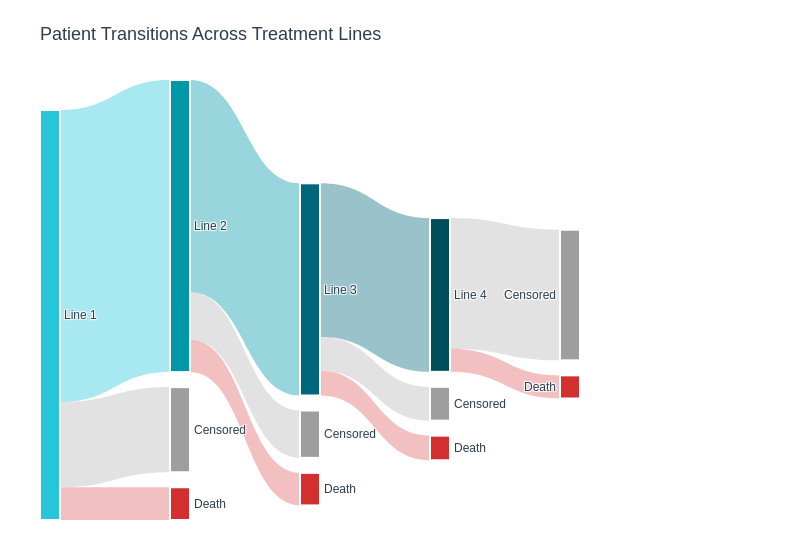

This figure's notebook cell:
### Code cell
# Define meaningful labels
label_mapping = {
    'line1': 'Line 1',
    'line2': 'Line 2',
    'line3': 'Line 3',
    'line4': 'Line 4',
    'death1': 'Death',
    'death2': 'Death',
    'death3': 'Death',
    'death4': 'Death',
    'censored1': 'Censored',
    'censored2': 'Censored',
    'censored3': 'Censored',
    'censored4': 'Censored',
}

# Apply new labels
readable_labels = [label_mapping.get(lbl, lbl) for lbl in label]

# Medical/clinical color scheme with higher contrast between lines
node_colors = []
for lbl in label:
    if 'line1' in lbl:
        node_colors.append('#26C6DA')  # Light cyan
    elif 'line2' in lbl:
        node_colors.append('#0097A7')  # Medium cyan
    elif 'line3' in lbl:
        node_colors.append('#00677A')  # Dark cyan
    elif 'line4' in lbl:
        node_colors.append('#004D5C')  # Very dark cyan
    elif 'death' in lbl:
        node_colors.append('#D32F2F')  # Clinical red
    elif 'censored' in lbl:
        node_colors.append('#9E9E9E')  # Neutral gray
    else:
        node_colors.append('#BDBDBD')  # Default gray

# Color links based on their destination (target)
# This makes it easy to see which flows lead to death vs censoring vs continuation
link_colors = []
for s, t in zip(source, target):
    target_label = label[t]
    if 'death' in target_label:
        link_colors.append('rgba(211, 47, 47, 0.3)')  # Red for flows to death
    elif 'censored' in target_label:
        link_colors.append('rgba(158, 158, 158, 0.3)')  # Gray for flows to censored
    else:
        # Flows between treatment lines - use source color with transparency
        source_color = node_colors[s]
        if source_color == '#26C6DA':
            link_colors.append('rgba(38, 198, 218, 0.4)')
        elif source_color == '#0097A7':
            link_colors.append('rgba(0, 151, 167, 0.4)')
        elif source_color == '#00677A':
            link_colors.append('rgba(0, 103, 122, 0.4)')
        elif source_color == '#004D5C':
            link_colors.append('rgba(0, 77, 92, 0.4)')
        else:
            link_colors.append('rgba(38, 198, 218, 0.4)')  # Default cyan

# Create the improved Sankey diagram
fig = go.Figure(data=[go.Sankey(
    node = dict(
        label = readable_labels,
        pad = 15,
        thickness = 20,
        align = 'left',
        color = node_colors,
        line = dict(color = "white", width = 2)  # White borders for clarity
    ),
    link = dict(
        source = source, 
        target = target,
        value = value,
        color = link_colors
    )
)])

fig.update_layout(
    title = {
        'text': "Patient Transitions Across Treatment Lines",
        'font': {'size': 18, 'color': '#2C3E50', 'family': 'Arial, sans-serif'}
    },
    font = dict(size = 12, color = '#2C3E50', family = 'Arial, sans-serif'),
    width = 800,
    margin = dict(t=80, b=40, l=40, r=220),  # Extra right margin for labels
    plot_bgcolor = 'white',
    paper_bgcolor = 'white'
)

fig.show()

### Figure 1 — Plotly figure (JSON) as saved in the notebook; plotly's stock layout.template omitted (floating-point values rounded to 4 significant figures)
{"data": [{"link": {"color": ["rgba(38, 198, 218, 0.4)", "rgba(0, 151, 167, 0.4)", "rgba(0, 103, 122, 0.4)", "rgba(211, 47, 47, 0.3)", "rgba(211, 47, 47, 0.3)", "rgba(211, 47, 47, 0.3)", "rgba(211, 47, 47, 0.3)", "rgba(158, 158, 158, 0.3)", "rgba(158, 158, 158, 0.3)", "rgba(158, 158, 158, 0.3)", "rgba(158, 158, 158, 0.3)"], "source": [0, 1, 2, 0, 1, 2, 3, 0, 1, 2, 3], "target": [1, 2, 3, 4, 5, 6, 7, 8, 9, 10, 11], "value": [1400, 1017, 737, 157, 156, 118, 111, 408, 227, 162, 626]}, "node": {"align": "left", "color": ["#26C6DA", "#0097A7", "#00677A", "#004D5C", "#D32F2F", "#D32F2F", "#D32F2F", "#D32F2F", "#9E9E9E", "#9E9E9E", "#9E9E9E", "#9E9E9E"], "label": ["Line 1", "Line 2", "Line 3", "Line 4", "Death", "Death", "Death", "Death", "Censored", "Censored", "Censored", "Censored"], "line": {"color": "white", "width": 2}, "pad": 15, "thickness": 20}, "type": "sankey"}], "layout": {"font": {"color": "#2C3E50", "family": "Arial, sans-serif", "size": 12}, "margin": {"b": 40, "l": 40, "r": 220, "t": 80}, "paper_bgcolor": "white", "plot_bgcolor": "white", "title": {"font": {"color": "#2C3E50", "family": "Arial, sans-serif", "size": 18}, "text": "Patient Transitions Across Treatment Lines"}, "width": 800}}
